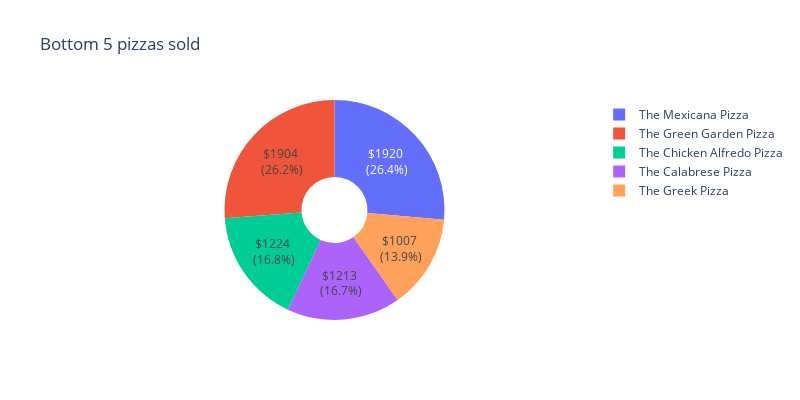

Notebook code for this chart:
### Code cell
pie_plot_bottom_5_revenue = px.pie(total_pizzas, total_pizzas.tail(5)['Pizza Name'], total_pizzas.tail(5)['Pizza Price'], 
    title="Bottom 5 pizzas sold", width=800, height=400, hole=.3
)
pie_plot_bottom_5_revenue.update_traces(texttemplate = "%{value:$.0f} <br>(%{percent})", textinfo='value+percent')

### Figure 1 — Plotly figure (JSON) as saved in the notebook; plotly's stock layout.template omitted (floating-point values rounded to 4 significant figures)
{"data": [{"domain": {"x": [0, 1], "y": [0, 1]}, "hole": 0.3, "hovertemplate": "label=%{label}<br>value=%{value}<extra></extra>", "labels": ["The Mexicana Pizza", "The Green Garden Pizza", "The Chicken Alfredo Pizza", "The Calabrese Pizza", "The Greek Pizza"], "legendgroup": "", "name": "", "showlegend": true, "textinfo": "value+percent", "texttemplate": "%{value:$.0f} <br>(%{percent})", "type": "pie", "values": [1920, 1904.0, 1224, 1213.0, 1007.0]}], "layout": {"height": 400, "legend": {"tracegroupgap": 0}, "title": {"text": "Bottom 5 pizzas sold"}, "width": 800}}
